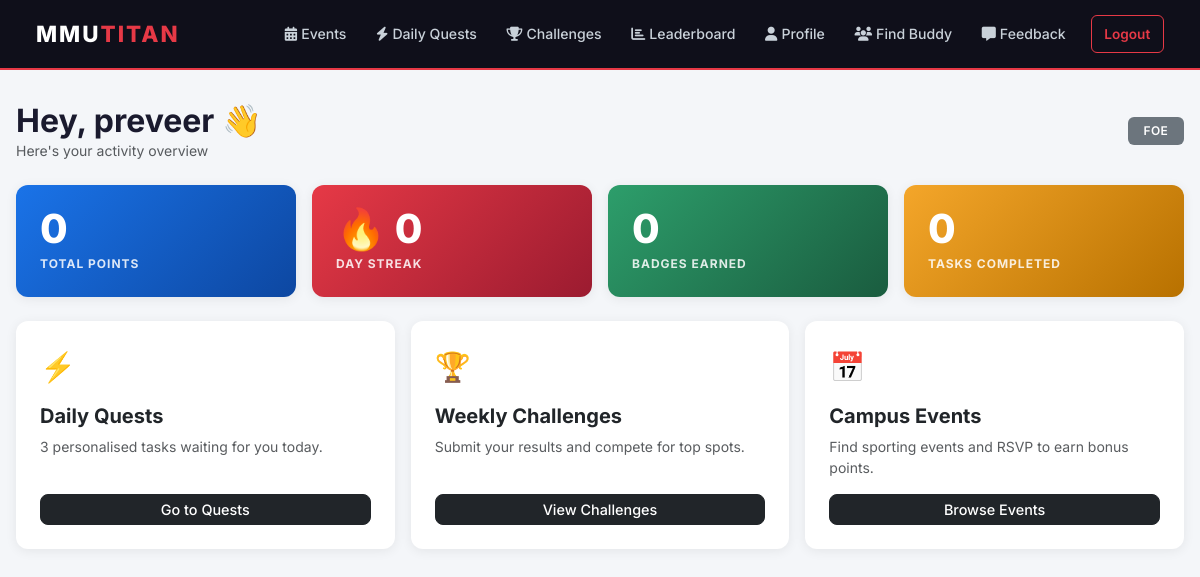
Page / (signed in) on the earlier database version.
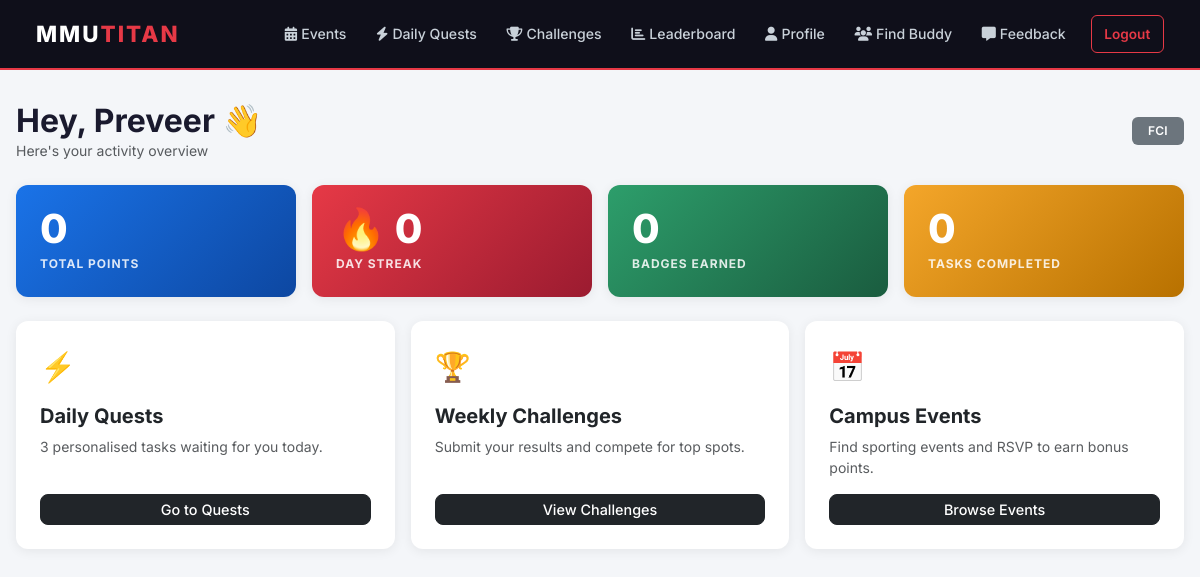
Same page on the later database version.
### mmutitan/models.py (models this page shows)
class User(db.Model, UserMixin):
    id = db.Column(db.Integer, primary_key=True)
    name = db.Column(db.String(100), nullable=False)
    email = db.Column(db.String(120), unique=True, nullable=False)
    password = db.Column(db.String(200), nullable=False)
    faculty = db.Column(db.String(50), nullable=False)
    sport_preferences = db.Column(db.String(200), default="")
    profile_photo = db.Column(db.String(20), nullable=False, default='default.jpg')
    points = db.Column(db.Integer, default=0)
    streak = db.Column(db.Integer, default=0)
    is_admin = db.Column(db.Boolean, default=False)
    is_banned = db.Column(db.Boolean, default=False)
    reset_token = db.Column(db.String(100), nullable=True)
    reset_token_expiry = db.Column(db.DateTime, nullable=True)
    availability_days = db.Column(db.String(100), nullable=True)   # e.g. "Mon,Wed,Fri"
    availability_time = db.Column(db.String(20), nullable=True)    # "Morning", "Afternoon", "Evening"
    rsvps = db.relationship('RSVP', backref='user_ref', lazy=True, cascade="all, delete-orphan")
    usertasks = db.relationship('UserTask', backref='user_ref', lazy=True, cascade="all, delete-orphan")
    submissions = db.relationship('Submission', backref='user_ref', lazy=True, cascade="all, delete-orphan")
    badges = db.relationship('Badge', secondary=user_badges, backref=db.backref('users', lazy='dynamic'))
    point_history = db.relationship('Point', backref='user_ref', lazy=True, cascade="all, delete-orphan")
    streak_history = db.relationship('Streak', backref='user_ref', lazy=True, cascade="all, delete-orphan")
    feedbacks = db.relationship('Feedback', backref='user_ref', lazy=True, cascade="all, delete-orphan")
    sent_requests = db.relationship('BuddyRequest', foreign_keys='BuddyRequest.sender_id',
                                    backref='sender', lazy=True, cascade="all, delete-orphan")
    received_requests = db.relationship('BuddyRequest', foreign_keys='BuddyRequest.receiver_id',
                                        backref='receiver', lazy=True, cascade="all, delete-orphan")

### mmutitan/app.py (the view)
    @app.route('/')
    def home():
        if current_user.is_authenticated:
            return render_template('dashboard.html', title='Dashboard')
        return render_template('home.html')

### mmutitan/models.py (called while the page is built)
@login_manager.user_loader
def load_user(user_id):
    return User.query.get(int(user_id))

### mmutitan/templates/dashboard.html
{% extends "base.html" %}
{% block content %}
<div class="d-flex justify-content-between align-items-center mb-4">
    <div>
        <h2 class="fw-bold mb-0">Hey, {{ current_user.name.split()[0] }} 👋</h2>
        <p class="text-muted small mb-0">Here's your activity overview</p>
    </div>
    <span class="badge bg-secondary px-3 py-2">{{ current_user.faculty }}</span>
</div>
<div class="row g-3 mb-4">
    <div class="col-6 col-md-3">
        <div class="card stat-card" style="background:linear-gradient(135deg,#1a73e8,#0d47a1);">
            <div class="stat-number">{{ current_user.points }}</div>
            <div class="stat-label">Total Points</div>
        </div>
    </div>
    <div class="col-6 col-md-3">
        <div class="card stat-card" style="background:linear-gradient(135deg,#e63946,#9b1b30);">
            <div class="stat-number">🔥 {{ current_user.streak }}</div>
            <div class="stat-label">Day Streak</div>
        </div>
    </div>
    <div class="col-6 col-md-3">
        <div class="card stat-card" style="background:linear-gradient(135deg,#2d9e6b,#1a5c3f);">
            <div class="stat-number">{{ current_user.badges|length }}</div>
            <div class="stat-label">Badges Earned</div>
        </div>
    </div>
    <div class="col-6 col-md-3">
        <div class="card stat-card" style="background:linear-gradient(135deg,#f4a62a,#b87100);">
            <div class="stat-number">{{ current_user.tasks|selectattr('status','equalto','Completed')|list|length }}</div>
            <div class="stat-label">Tasks Completed</div>
        </div>
    </div>
</div>
<div class="row g-3">
    <div class="col-md-4">
        <div class="card h-100 p-4">
            <div class="mb-3" style="font-size:1.8rem;">⚡</div>
            <h5 class="fw-bold">Daily Quests</h5>
            <p class="text-muted small">3 personalised tasks waiting for you today.</p>
            <a href="{{ url_for('daily_tasks') }}" class="btn btn-dark btn-sm mt-auto">Go to Quests</a>
        </div>
    </div>
    <div class="col-md-4">
        <div class="card h-100 p-4">
            <div class="mb-3" style="font-size:1.8rem;">🏆</div>
            <h5 class="fw-bold">Weekly Challenges</h5>
            <p class="text-muted small">Submit your results and compete for top spots.</p>
            <a href="{{ url_for('student_challenges') }}" class="btn btn-dark btn-sm mt-auto">View Challenges</a>
        </div>
    </div>
    <div class="col-md-4">
        <div class="card h-100 p-4">
            <div class="mb-3" style="font-size:1.8rem;">📅</div>
            <h5 class="fw-bold">Campus Events</h5>
            <p class="text-muted small">Find sporting events and RSVP to earn bonus points.</p>
            <a href="{{ url_for('list_events') }}" class="btn btn-dark btn-sm mt-auto">Browse Events</a>
        </div>
    </div>
</div>
{% endblock %}

Differences in the rows shown:
changed User: name "preveer" → "Preveer"; faculty "FOE" → "FCI"
